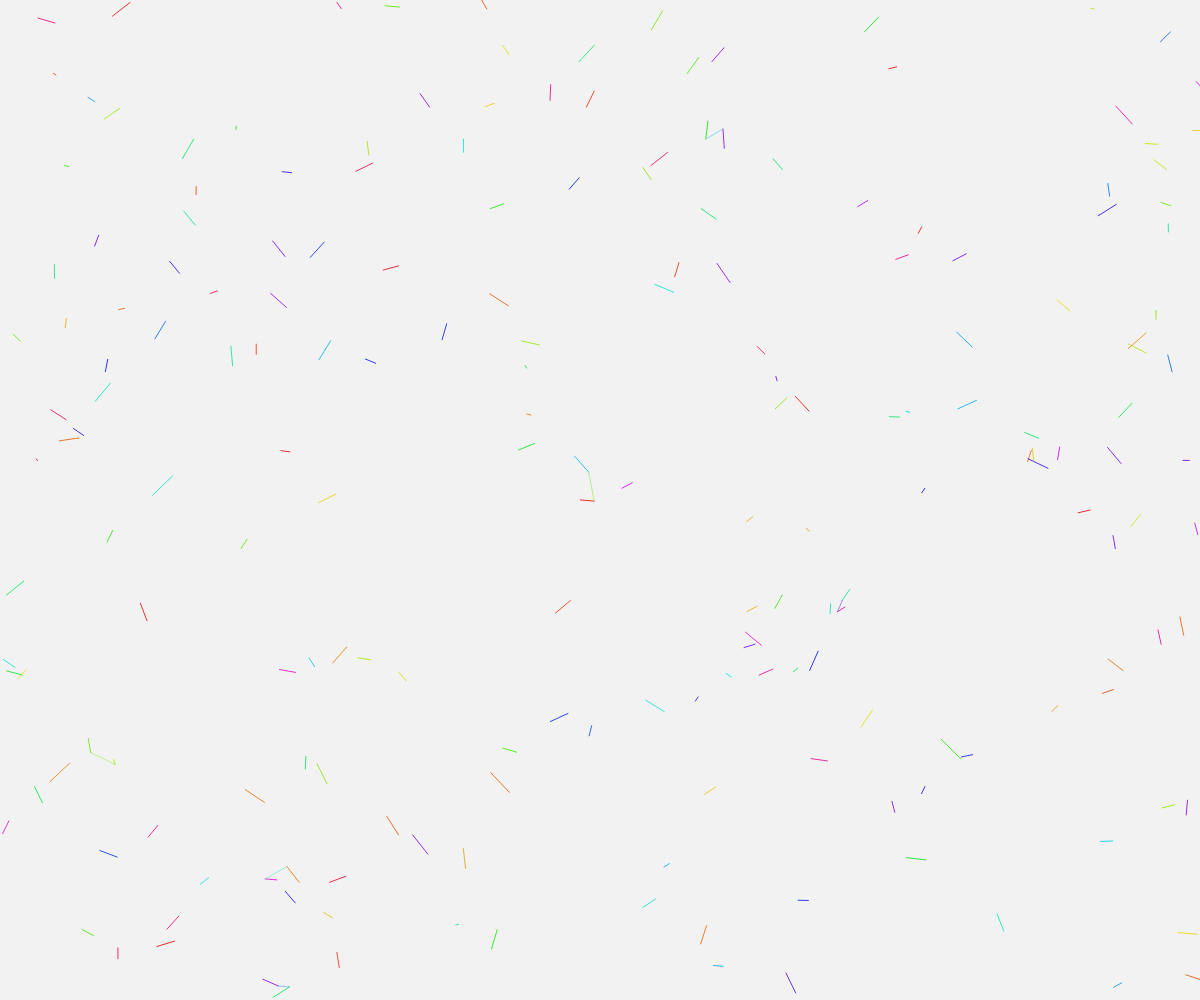
Frame 1 (no input)
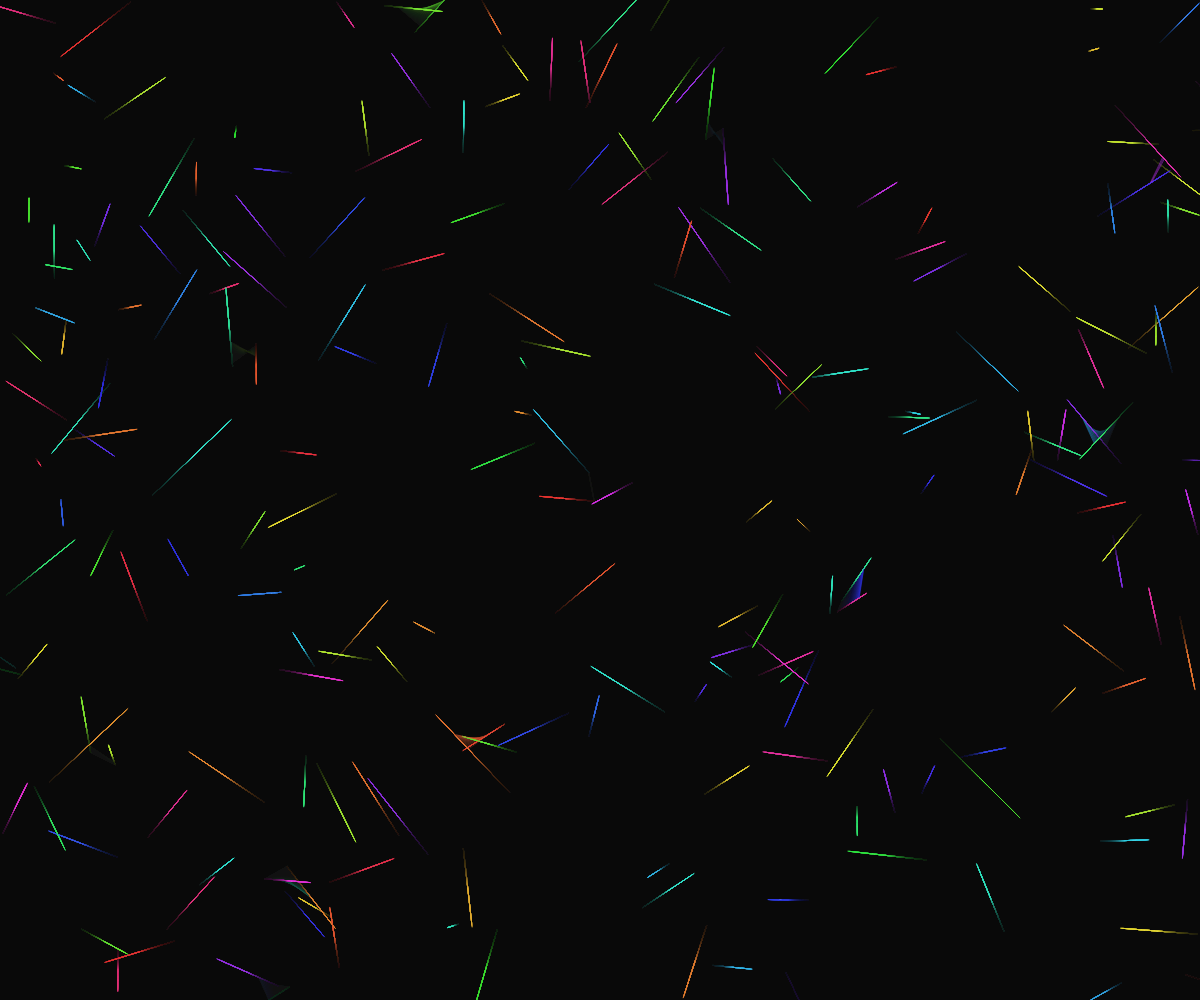
Frame 60 (no input)
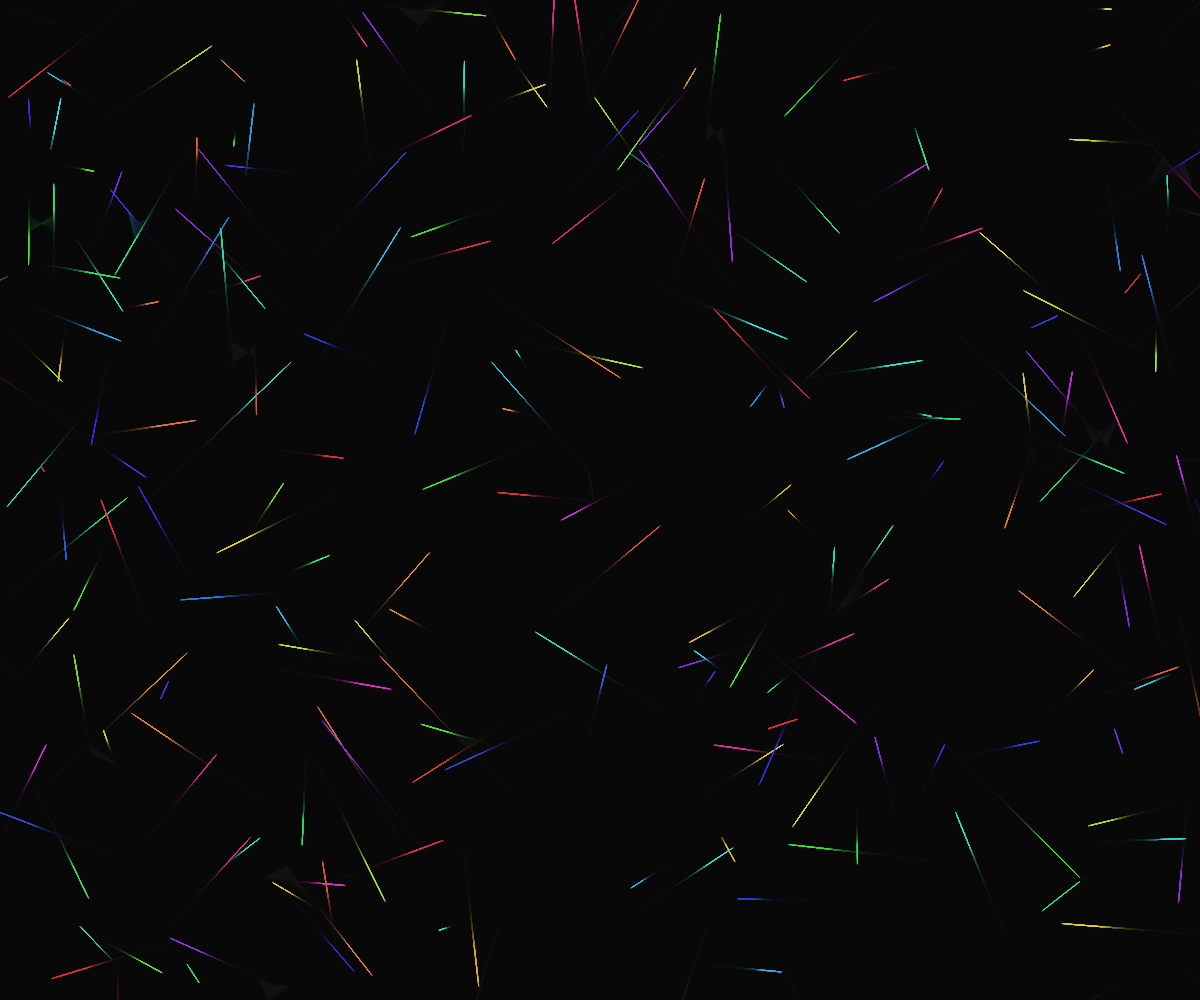
Frame 120 (the mouse pressed at the canvas centre since frame 60)

The p5.js sketch that drew these frames (run headless with seeded random() and noise() and a simulated clock; from frame 60 on, the mouse is pressed at the canvas centre):

// p5.js sketch
// ── sketch.js
let threads = [];
const threadCount = 200;
const maxConnections = 150;
const gridResolution = 40;

function setup() {
  createCanvas(windowWidth, windowHeight);
  colorMode(HSB, 360, 100, 100, 1);
  
  // Initialize threads with consistent direction
  for (let i = 0; i < threadCount; i++) {
    threads.push({
      x: random(width),
      y: random(height),
      dx: random(-1, 1),
      dy: random(-1, 1),
      hue: random(360),
      life: random(200, 800),
      history: []
    });
  }
}

function draw() {
  background(0, 0, 0, 0.05); // Semi-transparent background for trail effect

  // Update and draw threads
  for (let i = threads.length - 1; i >= 0; i--) {
    let t = threads[i];
    
    t.x += t.dx;
    t.y += t.dy;
    t.life--;
    
    // Store position history for trail effect
    t.history.push({x: t.x, y: t.y});
    if (t.history.length > 20) {
      t.history.shift();
    }

    if (t.life <= 0 || t.x < 0 || t.x > width || t.y < 0 || t.y > height) {
      threads.splice(i, 1);
      // Add new thread to replace it
      threads.push({
        x: random(width),
        y: random(height),
        dx: random(-1, 1),
        dy: random(-1, 1),
        hue: random(360),
        life: random(200, 800),
        history: []
      });
    } else {
      stroke(t.hue, 80, 90);
      strokeWeight(1);
      
      // Draw thread trail
      if (t.history.length > 1) {
        beginShape();
        for (let j = 0; j < t.history.length; j++) {
          vertex(t.history[j].x, t.history[j].y);
        }
        endShape();
      }

      // Draw current thread segment
      let nextX = t.x + t.dx * 20;
      let nextY = t.y + t.dy * 20;
      line(t.x, t.y, nextX, nextY);
    }
  }

  // Draw connections between threads that intersect at right angles
  drawIntersections();
  
  // Occasionally add new threads
  if (random() < 0.1) {
    threads.push({
      x: random(width),
      y: random(height),
      dx: random(-1, 1),
      dy: random(-1, 1),
      hue: random(360),
      life: random(200, 800),
      history: []
    });
  }
}

function drawIntersections() {
  // Connect threads that come close together at right angles
  let connections = [];
  
  // Use grid to optimize intersection checks
  let grid = {};
  for (let i = 0; i < threads.length; i++) {
    let t = threads[i];
    let gx = Math.floor(t.x / gridResolution);
    let gy = Math.floor(t.y / gridResolution);
    let key = `${gx},${gy}`;
    
    if (!grid[key]) grid[key] = [];
    grid[key].push(i);
  }
  
  for (let i = 0; i < threads.length; i++) {
    if (connections.length >= maxConnections) break;
    
    let t1 = threads[i];
    
    // Check nearby grid cells
    let gx = Math.floor(t1.x / gridResolution);
    let gy = Math.floor(t1.y / gridResolution);
    
    for (let dx = -1; dx <= 1; dx++) {
      for (let dy = -1; dy <= 1; dy++) {
        let key = `${gx + dx},${gy + dy}`;
        if (grid[key]) {
          for (let j of grid[key]) {
            if (i >= j) continue; // Avoid duplicate pairs
            
            let t2 = threads[j];
            
            // Calculate distance between thread positions
            let dx = t1.x - t2.x;
            let dy = t1.y - t2.y;
            let distance = sqrt(dx * dx + dy * dy);
            
            if (distance < 30) {
              // Check for right angle intersection
              let dotProduct = t1.dx * t2.dx + t1.dy * t2.dy;
              let angle = Math.abs(Math.atan2(t2.dy - t1.dy, t2.dx - t1.dx) * 180 / Math.PI);
              
              if (Math.abs(angle - 90) < 5 || Math.abs(angle - 270) < 5) {
                connections.push({
                  x1: t1.x,
                  y1: t1.y,
                  x2: t2.x,
                  y2: t2.y,
                  hue1: t1.hue,
                  hue2: t2.hue
                });
              }
            }
          }
        }
      }
    }
  }
  
  // Draw connections with color blending at intersection points
  for (let conn of connections) {
    let blend = (conn.hue1 + conn.hue2) / 2;
    stroke(blend, 80, 90);
    strokeWeight(0.5);
    line(conn.x1, conn.y1, conn.x2, conn.y2);
  }
}

function windowResized() {
  resizeCanvas(windowWidth, windowHeight);
}
